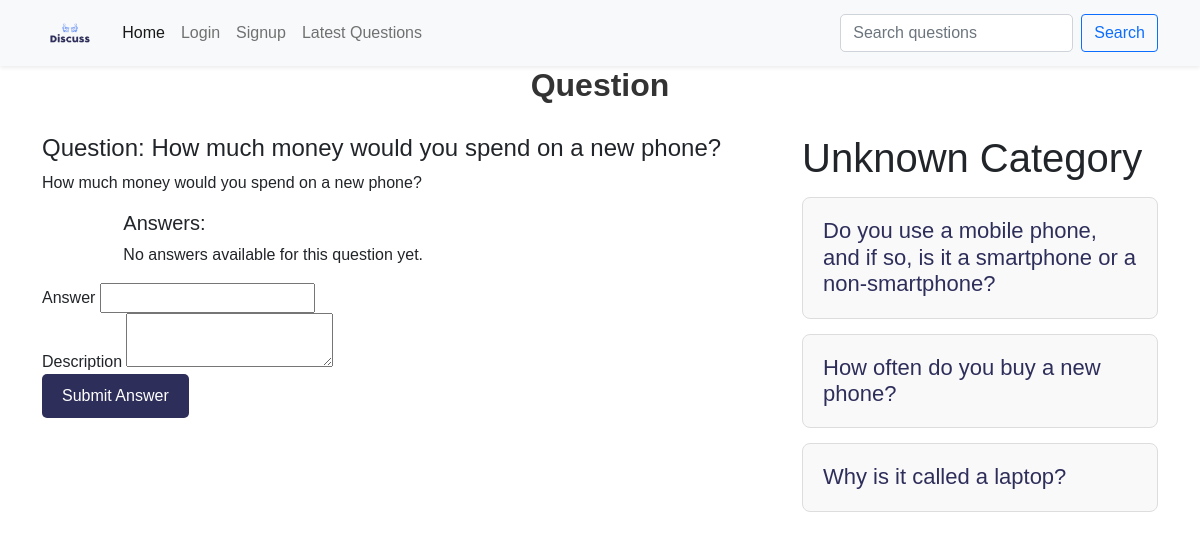
/?q-id=9, run on the app's committed database.
### tables this page shows
CREATE TABLE `questions` (
  `id` int(10) NOT NULL,
  `title` varchar(300) NOT NULL,
  `description` varchar(300) NOT NULL,
  `category_id` int(10) NOT NULL,
  `user_id` int(10) NOT NULL
);

### client/question-details.php (the view, shortened to what this page needs)
<div class="container">
    <h1 class="heading">Question</h1>
    <div class="row">
        <div class="col-8">
            <?php
            include("./common/db.php");
            $query = "SELECT * FROM questions WHERE id = $qid";
            $result = $conn->query($query);
            if ($result && $result->num_rows > 0) {
                $row = $result->fetch_assoc();
                $cid = $row['category_id'];
                echo "<h4 class='margin-bottom-15 question-title'>Question: " . $row["title"] . "</h4>";
                echo "<p class='margin-bottom-15'>" . $row["description"] . "</p>";
                include("answers.php");
            } else {
                echo "<p>Question not found.</p>";
            }
            ?>
            <form action="./server/requests.php" method="POST">
                <div>
                    <label for="question_title">Answer</label>
                    <input type="text" id="question_title" name="question_title" required>
                </div>
                <div>
                    <label for="question_description">Description</label>
                    <textarea id="question_description" name="question_description" required></textarea>
                </div>
                <button type="submit" name="ask">Submit Answer</button>
            </form>
        </div>
        <div class="col-4">
            <?php
            $categoryQuery = "SELECT name FROM category WHERE id = $cid";
            $categoryResult = $conn->query($categoryQuery);
            if ($categoryResult && $categoryResult->num_rows > 0) {
                $categoryRow = $categoryResult->fetch_assoc();
                echo "<h1>" . ucfirst($categoryRow['name']) . "</h1>";
            } else {
                echo "<h1>Unknown Category</h1>";
            }
            $relatedQuery = "SELECT * FROM questions WHERE category_id = $cid AND id != $qid";
            $relatedResult = $conn->query($relatedQuery);
            if ($relatedResult && $relatedResult->num_rows > 0) {
                foreach ($relatedResult as $row) {
                    $id = $row['id'];
                    $title = $row['title'];
                    echo "<div class='question-list'>
                          <h4><a href='?q-id=$id'>$title</a></h4>
                          </div>";
                }
            } else {
                echo "<p>No related questions found.</p>";
            }
            ?>
        </div>
    </div>
</div>

### public/style.css (style rules this page uses)
:root { --primary-color: #2E2E5B; --secondary-color: #1c7194; --bg-color: #f9f9f9; --text-color: #333; --border-color: #ddd; }
body { font-family: Arial, sans-serif; }
a { color: var(--primary-color); text-decoration: none; }
.heading { text-align: center; font-size: 2rem; font-weight: bold; color: var(--text-color); margin-bottom: 30px; }
.question-list { border: 1px solid var(--border-color); padding: 20px; margin: 15px 0; border-radius: 8px; background-color: var(--bg-color); }
.question-list h4 { margin: 0; font-size: 22px; color: var(--secondary-color); }
button { background-color: var(--primary-color); color: white; border: none; padding: 10px 20px; font-size: 16px; border-radius: 5px; cursor: pointer; }

### data on the page
questions: title "How much money would you spend on a new phone?", description "How much money would you spend on a new phone?"
questions: title "Do you use a mobile phone, and if so, is it a smartphone or a non-smartphone?"
questions: title "How often do you buy a new phone?"
questions: title "Why is it called a laptop?"
